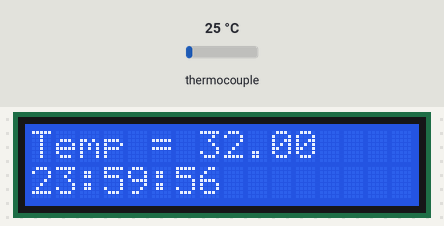
Simulated run of this sketch. Board: Arduino Uno, built with avr-gcc and run on an emulated ATmega328P. Shown: 16×2 character LCD. Wiring (inferred from the names in the program): MAX6675 thermocouple converter: CS A3; MISO A4; SCK A5. Inputs (shaded band) come from the test bench; at power-on: thermocouple 25 °C.

Above: at 1.6 s.
1.7 s: thermocouple set to 6 °C
At 2.6 s:
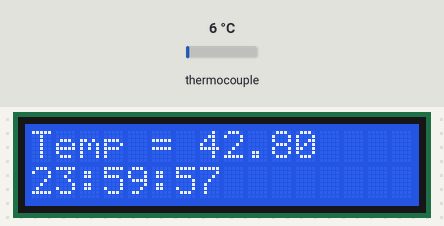
4.5 s: thermocouple set to 75 °C
At 5.8 s:
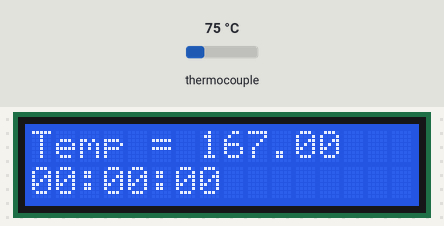
7.5 s: thermocouple set to 150 °C
At 8.3 s:
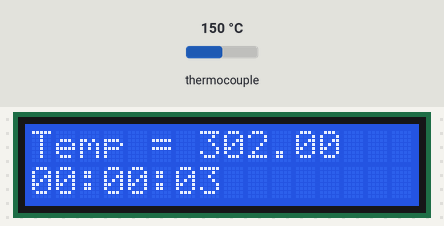
Timing chart, 0 to 10.5 s (numbered marks = the images above; inputs shaded):
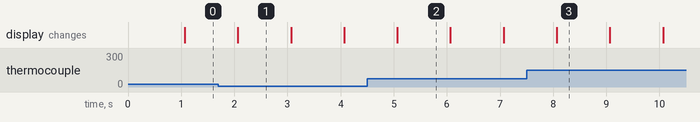

Measured:
- what the display in image 1 shows lasts 1.0 s, from 2.1 s to 3.1 s

The sketch:

lab8-part1.ino
```cpp
#include <SPI.h>
#include <LiquidCrystal.h>
int local;
unsigned long secondTimer;
float Temperature;
float ThermoCouple;

LiquidCrystal LcdDriver(11,9,5,6,7,8); //Declaring which pins to use
int count; //Declaring int variable count
unsigned long LcdTimer; //Timer for the loop
unsigned long SecondsTimer; //Timer for seconds
int Hours, Minutes, Seconds; //Vars for Hours, Minutes, Seconds


//*****************************************************************
void SW_SpiInitialize()
{
  pinMode(A5, OUTPUT); //Clock
  pinMode(A4, INPUT); //Data In
  pinMode(A3, OUTPUT); //Chip Select
}

int SW_Spi16( void )
{
  int hold = 0; //A temp variable

  PORTC &= ~(0x08); //Set Chip Select Low (the 3rd bit; A3)
  PORTC &= ~(0x20); //Set Clock low (the 5th bit; A5)

  //Loop for k = 15 to 0
  for (int k = 15; k >= 0; k--)
  {
    PORTC |= 0x20; //Set Clock high
    //Read input and place in bit k
    if (bitRead(PINC, 4))
    {
      bitSet(hold, k);
    }
    PORTC &= ~(0x20); //Set Clock low
  }
  //Set Chip Select High
  PORTC |= 0x08;
  return hold;
}

// function to read temperature from Max6675
float Read_SPI_Temperature(){
  int TempData = SW_Spi16();
  //set the chip select low
  //PORTC &= ~0x08;
  TempData = (TempData / 8 ) & 0x0fff;
  Temperature = 0.25 * (float) TempData;
  Temperature = 1.8*Temperature + 32.0;
  //PORTC |= 0x08;
  return Temperature;
} // end of Read_SPI_Temperature

//*****************************************************************

void UpdateClock()
{
    //If Seconds are less than 59
    if (Seconds < 59)
    {
        Seconds++; //Increments Seconds
    }
    else
    {
        Seconds = 0; //Resets Seconds

   //If Minutes are less than 59
        if (Minutes < 59)
        {
            Minutes++; //Increments Minutes
        }
        else
        {
            Minutes = 0; //Resets Minutes

       //If Hours are less than 23
            if (Hours < 23)
            {
                Hours++; //Increments Hours
            }
            else
            {
                Hours = 0; //Reset Hours
            }//end hours test
        }//end minutes test
    }//end seconds test
}//end updateclock method

//Method SendClock
void SendClock()
{
    //checks what the leading digit of hours should be; if hours Less than 10
    if (Hours < 10)
    {
        LcdDriver.print("0"); //Print 0 if Hours less than 10
    }
    LcdDriver.print(Hours); //Print Hours
    LcdDriver.print(":"); //Print “:” between Hours

    //checks for leading digit of minutes
    if (Minutes < 10)
    {
        LcdDriver.print("0"); //Print 0 if Minutes less than 10
    }
    LcdDriver.print(Minutes); //Print Minutes
    LcdDriver.print(":"); //Print “:” between Minutes and Seconds

    //checks for leading digit of seconds
    if (Seconds < 10)
    {
        LcdDriver.print("0"); //Print 0 if Seconds less than 10
    }
    LcdDriver.print(Seconds); //Print Seconds
}//end of sendclock method

//*****************************************************************

void setup()
{
    LcdDriver.begin(16,2); //Starting the LCD
    LcdDriver.clear(); //Clearing the LCD
    count = 0; //Initializing count to zero
    SecondsTimer = millis(); //Sets SecondsTimer = millis()

    //Initialize the clock
    Hours = 23; //initializes Hours to 23
    Minutes = 59; //initializes Minutes to 59
    Seconds = 55; //initializes Seconds to 55

  SW_SpiInitialize();
  secondTimer = millis();
  Serial.begin( 9600);
}

void loop()
{
  if( millis() - secondTimer >= 1000 )
  {
    //Thermo code
      // Read Temperature sensor
      ThermoCouple = Read_SPI_Temperature( );
      //report data
      LcdDriver.setCursor(0,0);
      LcdDriver.print( "Temp = ");
      LcdDriver.print( ThermoCouple );

    //clock code
      UpdateClock(); //Updates the clock
      LcdDriver.setCursor( 0,1 ); //Sets the clock on the seconds row
      SendClock(); //Sends the clock to the LCD

    //incrementing the timer
      secondTimer += 1000;
  }
}
//*****************************************************************
```
